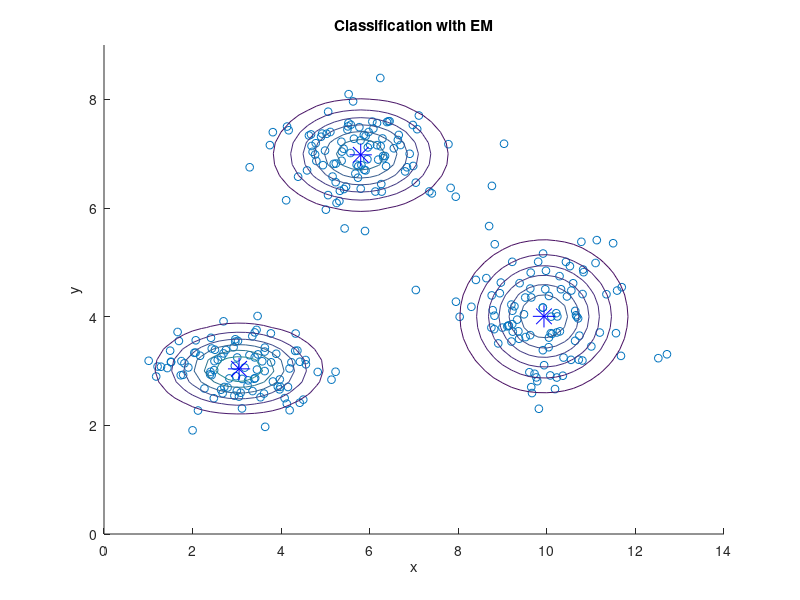

This figure's MATLAB source:
% Example of E-M algorithm
% Three clusters of Gaussian data

N=100;
%cluster 1
mux1=3; muy1=3; sigmax1=1; sigmay1=0.4;
x1=normrnd(mux1,sigmax1,1,N);
y1=normrnd(muy1,sigmay1,1,N);
%cluster 2
mux2=10; muy2=4; sigmax2=1; sigmay2=0.8;
x2=normrnd(mux2,sigmax2,1,N);
y2=normrnd(muy2,sigmay2,1,N);
%cluster 3
mux3=6; muy3=7; sigmax3=1; sigmay3=0.6;
x3=normrnd(mux3,sigmax3,1,N);
y3=normrnd(muy3,sigmay3,1,N);

% complete data set
D=zeros(2,3*N);
D(1,:)=[x1,x2,x3];
D(2,:)=[y1,y2,y3];

% centroids: initial guess (3 clusters)
mu=zeros(2,3);
mu(1,1)=D(1,1);mu(2,1)=D(2,1);
mu(1,2)=D(1,120); mu(2,2)=D(2,120);
mu(1,3)=D(1,215); mu(2,3)=D(2,215);
%variance: initial guess
si=2*ones(2,3);

pd=zeros(3,3*N); %for PDF value comparison
mL=zeros(3*N,1); %membership label

%iterations-----------------------------------------------------------------
for it=1:100, 
   mn=zeros(2,3); %new centroid
   nk=zeros(1,3);
%step E 
 %values of PDFs at each datum (vectorized code)
  pd(1,:)=(normpdf(D(1,:),mu(1,1),si(1,1))).*normpdf(D(2,:),mu(2,1),si(2,1));
  pd(2,:)=(normpdf(D(1,:),mu(1,2),si(1,2))).*normpdf(D(2,:),mu(2,2),si(2,2));
  pd(3,:)=(normpdf(D(1,:),mu(1,3),si(1,3))).*normpdf(D(2,:),mu(2,3),si(2,3));
  for nn=1:(3*N),
     k=1; v1=pd(1,nn); v2= pd(2,nn); v3= pd(3,nn); 
     if v1<v2, k=2; end;
     if(k==1 & v1<v3), k=3; end;
     if(k==2 & v2<v3), k=3; end;
     mL(nn)=k; %assign membership label;
     mn(:,k)=mn(:,k)+D(:,nn); nk(k)=nk(k)+1; %accumulate
  end;
%step M
%new centroids
mn(1,:)=mn(1,:)./nk(1,:); %average
mn(2,:)=mn(2,:)./nk(1,:); % "  "
%new variances
for nn=1:(3*N), 
   k=mL(nn); %read label
   si(1,k)=si(1,k)+((D(1,nn)-mn(1,k))^2);
   si(2,k)=si(2,k)+((D(2,nn)-mn(2,k))^2);
end;
for n=1:3,
   si(1,n)=sqrt(si(1,n)/nk(n)); si(2,n)=sqrt(si(2,n)/nk(n));
end;

mu=mn; %change of centroid
end;
%---------------------------------------------------------------------------

%prepare contour display
p=0:0.2:100;
px1=normpdf(p,mu(1,1),si(1,1));py1=normpdf(p,mu(2,1),si(2,1));
pz1=px1'*py1; %matrix
px2=normpdf(p,mu(1,2),si(1,2));py2=normpdf(p,mu(2,2),si(2,2));
pz2=px2'*py2; %matrix
px3=normpdf(p,mu(1,3),si(1,3));py3=normpdf(p,mu(2,3),si(2,3));
pz3=px3'*py3; %matrix


%display
figure(1)
scatter(D(1,:),D(2,:),32,'ro'); hold on; %the data
axis([0 14 0 9]);
plot(mu(1,:),mu(2,:),'b*','MarkerSize',16); hold on; %centroids
contour(p,p,pz1',6); %gaussian PDF
contour(p,p,pz2',6); %"  "  "
contour(p,p,pz3',6); %"  "  "
title('Classification with EM')
xlabel('x'); ylabel('y');

%print mu and sigma for each cluster
mu
si
